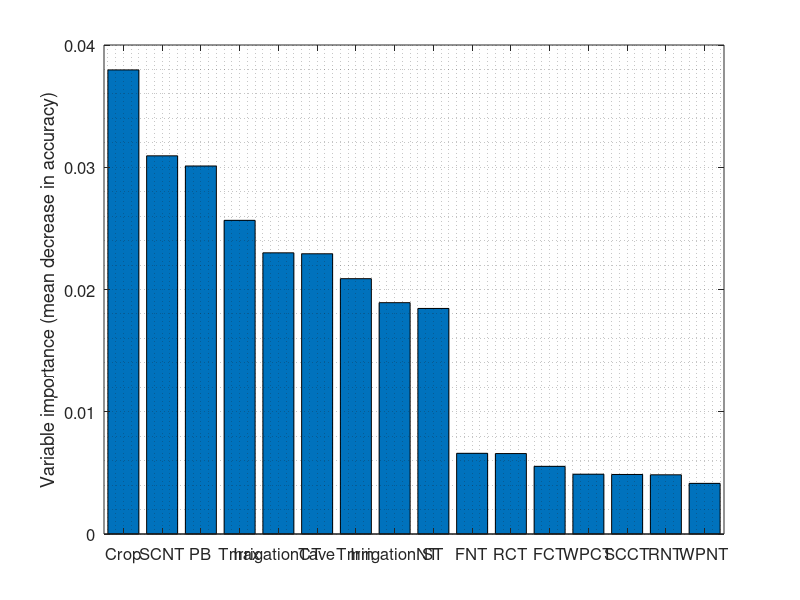

MATLAB code for this plot:
PB=0.030102469136
Tmax=0.025658024691
Tmin=0.020886419753
Tave=0.022923456790
Crop=0.037962962963
WPCT= 0.004892592593
WPNT= 0.004141975309
FCT=  0.005535802469 
FNT=  0.006601234568 
RCT=  0.006580246914 
RNT=  0.004843209877
SCCT= 0.004870370370 
SCNT= 0.030935802469
ST=0.018450617284
IrrigationCT=0.023001234568
IrrigationNT= 0.018923456790 

Parameters=[Crop,SCNT,PB,Tmax,IrrigationCT,Tave,Tmin,IrrigationNT,ST,FNT,RCT,FCT,WPCT,SCCT,RNT,WPNT]
x=[1:16];
figure(1);clf

hcb=bar(x,Parameters)
ylabel('Variable importance (mean decrease in accuracy)')
xlim([0.5,16.5])

set(gca,'XTick',[1,2,3,4,5,6,7,8,9,10,11,12,13,14,15,16])
set(gca,'XTickLabel',{'Crop','SCNT','PB','Tmax','IrrigationCT','Tave','Tmin','IrrigationNT','ST','FNT','RCT','FCT','WPCT','SCCT','RNT','WPNT'},'Fontsize',12) 
set(gca,'fontsize',12)
grid minor
